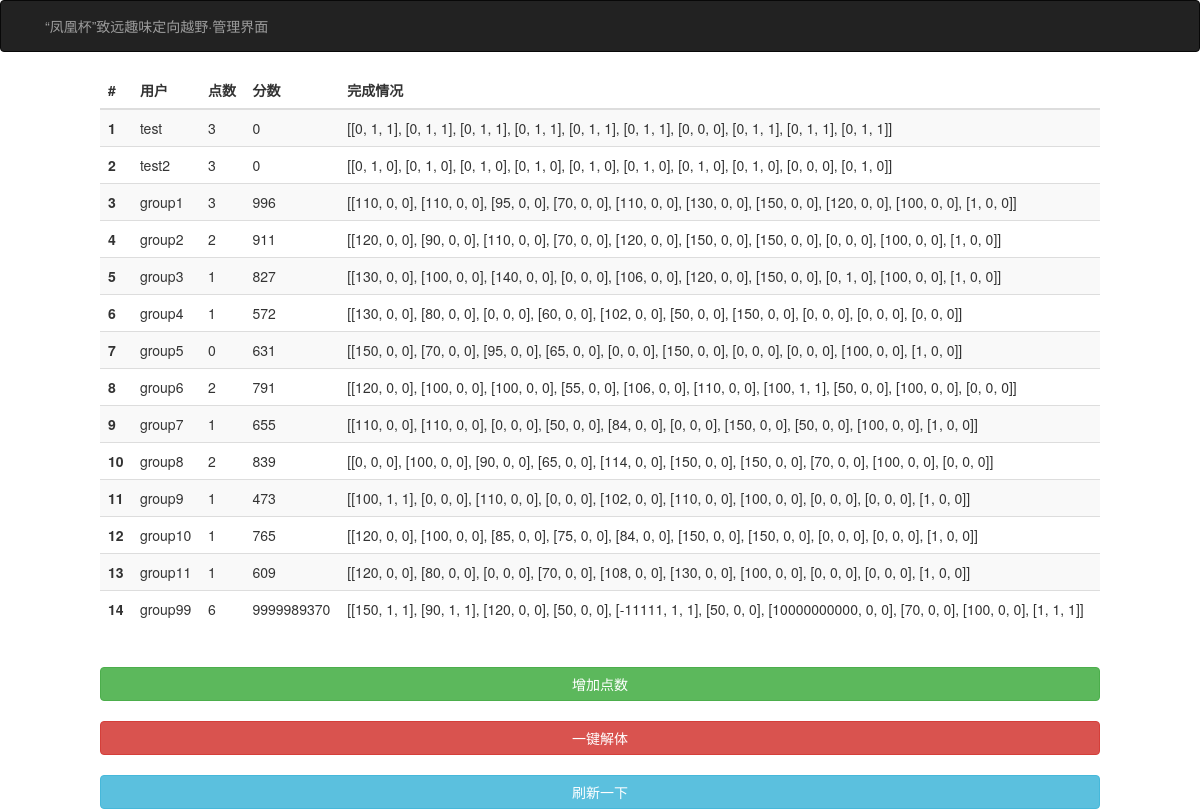
The page /uhsnaidaij/ (signed in) on the database its author committed.
### yonghu/models.py (models this page shows, shortened)
class User(models.Model):
    username = models.CharField(max_length=15)
    password = models.CharField(max_length=20)
    point = models.IntegerField(default=0)
    mark = models.IntegerField(default=0)
    participate = models.BooleanField(default=False)
    finish = models.IntegerField(default=0)
    def stat_default():
        return json.dumps([[0, 0, 0],[0, 0, 0],[0, 0, 0],[0, 0, 0],[0, 0, 0],[0, 0, 0],[0, 0, 0],[0, 0, 0],[0, 0, 0],[0, 0, 0]])
    def open_default():
        return json.dumps([0,0,0,0,0,0,0,0,0,0])
    stat = models.TextField(default=stat_default)
    open = models.TextField(default=open_default)

### yonghu/views.py (the view, shortened to what this page needs)
# urls.py: url(r'^uhsnaidaij/$', views.addpoint, name='addpoint'),
def addpoint(request):
    if 'username' not in request.session.keys():
        return HttpResponseRedirect('/login')
    user_list = User.objects.all()
    error_message = ""
    if 'username' in request.session.keys():
        context = {'user_list':user_list, 'error_message': error_message,'logined': 1, 'name': request.session['username']}
    else:
        context = {'user_list':user_list, 'error_message': error_message,'logined': 0, 'name': ''}
    return render(request, 'addpoint.html', context)

### templates/yonghu/addpoint.html (shortened to what this page needs)
{% load at %}
<!DOCTYPE html>
<html>
  <head>
    <link rel="stylesheet" href="https://cdn.bootcss.com/bootstrap/3.3.7/css/bootstrap.min.css"
>
  </head>
  <body>
        <nav class="navbar navbar-inverse">
            <div class="container">
                <p class="navbar-text">“凤凰杯”致远趣味定向越野·管理界面</p>
            </div>
        </nav>
    <div class="row">
           <div class="center-block" style="width:1000px;">
	<table class="table table-striped">
      <thead>
        <tr>
          <th>#</th>
          <th>用户</th>
          <th>点数</th>
          <th>分数</th>
		  <th>完成情况</th>
		</tr>
      </thead>
      <tbody>
		{% for user in user_list %}
        <tr>
          <th scope="row">{{forloop.counter}}</th>
          <td>{{user.username}}</td>
          <td>{{user.point}}</td>
          <td>{{user.mark}}</td>
		  <td>
			<div id="js_need_{{user.username}}">
				{{user.stat}}
			</div>
			</td>
        </tr>
		{% endfor %}
      </tbody>
    </table>
      <br>
    <form action="{% url 'addpoint' %}?action=add" class="form-horizontal" method="post">{% csrf_token %}
      <button type="submit" class="btn btn-success btn-block">增加点数</button>
    </form>
	<br>
    <form action="{% url 'addpoint' %}?action=clear" class="form-horizontal" method="post">{% csrf_token %}
      <button type="submit" class="btn btn-danger btn-block">一键解体</button>
    </form>
	<br>
    <form action="{% url 'addpoint' %}?action=refresh" class="form-horizontal" method="post">{% csrf_token %}
      <button type="submit" class="btn btn-info btn-block">刷新一下</button>
    </form>
        </div>
    </div>
  </body>
</html>

### rows shown on the page
User: username "test", point "3", mark "0", stat "[[0, 1, 1], [0, 1, 1], [0, 1, 1], [0, 1, 1], [0, 1, 1], [0, 1, 1], [0, 0, 0], [0, 1, 1], [0, 1, 1], [0, 1, 1]]"
User: username "test2", point "3", mark "0", stat "[[0, 1, 0], [0, 1, 0], [0, 1, 0], [0, 1, 0], [0, 1, 0], [0, 1, 0], [0, 1, 0], [0, 1, 0], [0, 0, 0], [0, 1, 0]]"
User: username "group1", point "3", mark "996", stat "[[110, 0, 0], [110, 0, 0], [95, 0, 0], [70, 0, 0], [110, 0, 0], [130, 0, 0], [150, 0, 0], [120, 0, 0], [100, 0, 0], [1, 0, 0]]"
User: username "group2", point "2", mark "911", stat "[[120, 0, 0], [90, 0, 0], [110, 0, 0], [70, 0, 0], [120, 0, 0], [150, 0, 0], [150, 0, 0], [0, 0, 0], [100, 0, 0], [1, 0, 0]]"
User: username "group3", point "1", mark "827", stat "[[130, 0, 0], [100, 0, 0], [140, 0, 0], [0, 0, 0], [106, 0, 0], [120, 0, 0], [150, 0, 0], [0, 1, 0], [100, 0, 0], [1, 0, 0]]"
User: username "group4", point "1", mark "572", stat "[[130, 0, 0], [80, 0, 0], [0, 0, 0], [60, 0, 0], [102, 0, 0], [50, 0, 0], [150, 0, 0], [0, 0, 0], [0, 0, 0], [0, 0, 0]]"
User: username "group5", point "0", mark "631", stat "[[150, 0, 0], [70, 0, 0], [95, 0, 0], [65, 0, 0], [0, 0, 0], [150, 0, 0], [0, 0, 0], [0, 0, 0], [100, 0, 0], [1, 0, 0]]"
User: username "group6", point "2", mark "791", stat "[[120, 0, 0], [100, 0, 0], [100, 0, 0], [55, 0, 0], [106, 0, 0], [110, 0, 0], [100, 1, 1], [50, 0, 0], [100, 0, 0], [0, 0, 0]]"
User: username "group7", point "1", mark "655", stat "[[110, 0, 0], [110, 0, 0], [0, 0, 0], [50, 0, 0], [84, 0, 0], [0, 0, 0], [150, 0, 0], [50, 0, 0], [100, 0, 0], [1, 0, 0]]"
User: username "group8", point "2", mark "839", stat "[[0, 0, 0], [100, 0, 0], [90, 0, 0], [65, 0, 0], [114, 0, 0], [150, 0, 0], [150, 0, 0], [70, 0, 0], [100, 0, 0], [0, 0, 0]]"
User: username "group9", point "1", mark "473", stat "[[100, 1, 1], [0, 0, 0], [110, 0, 0], [0, 0, 0], [102, 0, 0], [110, 0, 0], [100, 0, 0], [0, 0, 0], [0, 0, 0], [1, 0, 0]]"
User: username "group10", point "1", mark "765", stat "[[120, 0, 0], [100, 0, 0], [85, 0, 0], [75, 0, 0], [84, 0, 0], [150, 0, 0], [150, 0, 0], [0, 0, 0], [0, 0, 0], [1, 0, 0]]"
User: username "group11", point "1", mark "609", stat "[[120, 0, 0], [80, 0, 0], [0, 0, 0], [70, 0, 0], [108, 0, 0], [130, 0, 0], [100, 0, 0], [0, 0, 0], [0, 0, 0], [1, 0, 0]]"
User: username "group99", point "6", mark "9999989370", stat "[[150, 1, 1], [90, 1, 1], [120, 0, 0], [50, 0, 0], [-11111, 1, 1], [50, 0, 0], [10000000000, 0, 0], [70, 0, 0], [100, 0, 0], [1, 1, 1]]"
